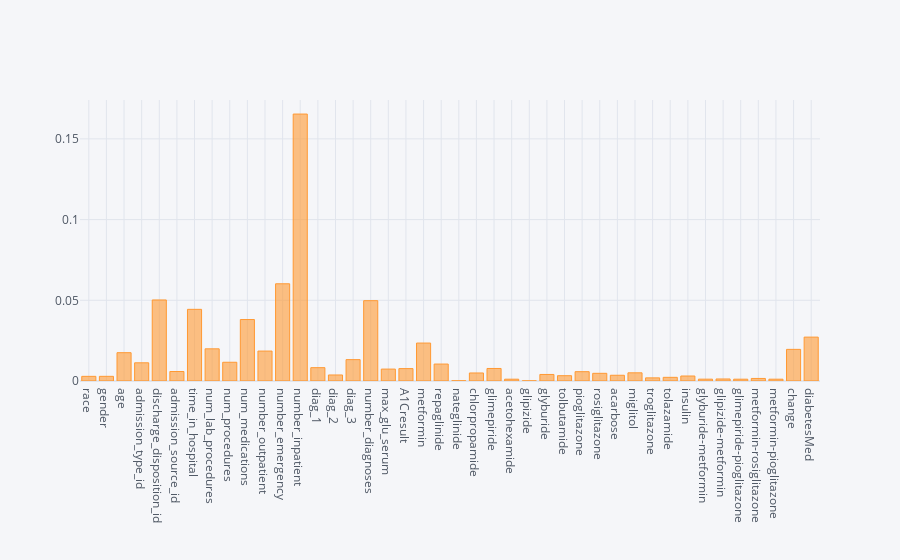

Write notebook code for a chart like this one.
### Code cell
raddmit = abs( CorrelationR)
raddmit = raddmit.drop('readmitted')
#sns.distplot(raddmit,bins=30)
#plt.figure(figsize=(15,12))
#plt.plot(raddmit)
init_notebook_mode(connected=True)

cf.go_offline()

raddmit.iplot(kind='bar')

### Figure 1 — Plotly figure (JSON) as saved in the notebook; plotly's stock layout.template omitted (floating-point values rounded to 4 significant figures)
{"data": [{"marker": {"color": "rgba(255, 153, 51, 0.6)", "line": {"color": "rgba(255, 153, 51, 1.0)", "width": 1}}, "name": "None", "orientation": "v", "text": "", "type": "bar", "x": ["race", "gender", "age", "admission_type_id", "discharge_disposition_id", "admission_source_id", "time_in_hospital", "num_lab_procedures", "num_procedures", "num_medications", "number_outpatient", "number_emergency", "number_inpatient", "diag_1", "diag_2", "diag_3", "number_diagnoses", "max_glu_serum", "A1Cresult", "metformin", "repaglinide", "nateglinide", "chlorpropamide", "glimepiride", "acetohexamide", "glipizide", "glyburide", "tolbutamide", "pioglitazone", "rosiglitazone", "acarbose", "miglitol", "troglitazone", "tolazamide", "insulin", "glyburide-metformin", "glipizide-metformin", "glimepiride-pioglitazone", "metformin-rosiglitazone", "metformin-pioglitazone", "change", "diabetesMed"], "y": [0.002879, 0.002887, 0.01753, 0.01127, 0.05021, 0.005888, 0.04439, 0.01994, 0.01161, 0.03808, 0.01854, 0.06022, 0.1654, 0.008266, 0.003729, 0.01324, 0.04977, 0.007381, 0.007679, 0.0235, 0.01049, 0.0001161, 0.00497, 0.007755, 0.001121, 8.095e-05, 0.004053, 0.003282, 0.005775, 0.004758, 0.003565, 0.00507, 0.001941, 0.00227, 0.003095, 0.001138, 0.001256, 0.001121, 0.001585, 0.001121, 0.0196, 0.02719]}], "layout": {"legend": {"bgcolor": "#F5F6F9", "font": {"color": "#4D5663"}}, "paper_bgcolor": "#F5F6F9", "plot_bgcolor": "#F5F6F9", "title": {"font": {"color": "#4D5663"}}, "xaxis": {"gridcolor": "#E1E5ED", "showgrid": true, "tickfont": {"color": "#4D5663"}, "title": {"font": {"color": "#4D5663"}, "text": ""}, "zerolinecolor": "#E1E5ED"}, "yaxis": {"gridcolor": "#E1E5ED", "showgrid": true, "tickfont": {"color": "#4D5663"}, "title": {"font": {"color": "#4D5663"}, "text": ""}, "zerolinecolor": "#E1E5ED"}}}
